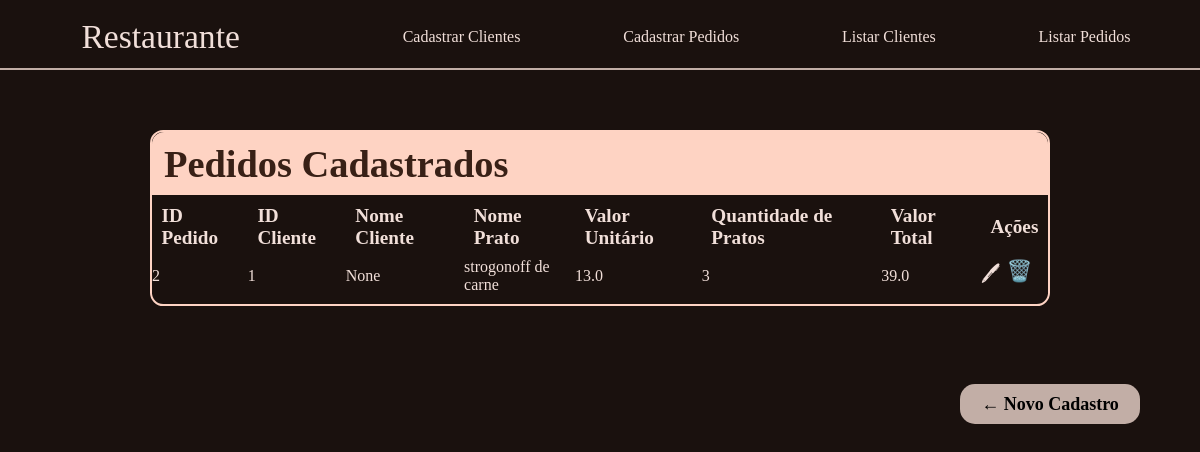
The page /listar-pedidos on the database as committed earlier.
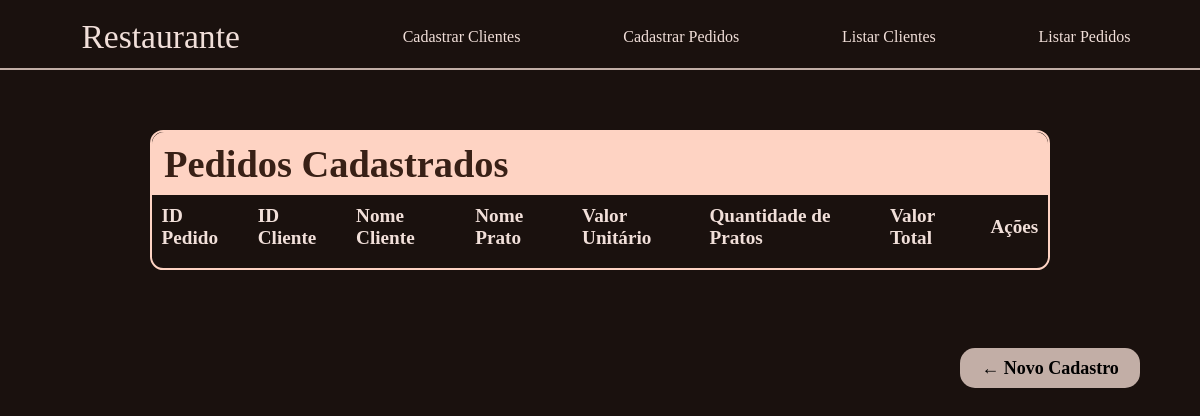
The same page on the database as committed later.
### tables this page shows
CREATE TABLE pedidos (
    id_pedido INTEGER PRIMARY KEY AUTOINCREMENT,
    id_cliente INTEGER,
    nome_prato TEXT NOT NULL,
    valor_unitario DOUBLE NOT NULL,
    qtd_pratos INTEGER NOT NULL,
    valor_total DOUBLE NOT NULL,
    FOREIGN KEY (id_cliente) REFERENCES clientes(id_cliente) ON DELETE CASCADE
    );

### app.py (the view)
@app.route('/listar-pedidos')
def listar_pedidos():
    conn = sqlite3.connect('restaurante.db')
    cursor = conn.cursor()
    query = '''
        SELECT p.id_pedido, p.id_cliente, c.nome, p.nome_prato, p.valor_unitario, p.qtd_pratos, p.valor_total
        FROM pedidos p
        LEFT JOIN clientes c ON c.id_cliente = p.id_cliente
        ORDER BY c.nome
    '''
    cursor.execute(query)
    pedidos = cursor.fetchall()
    conn.close()
    return render_template('listar_pedidos.html', pedidos = pedidos)

### templates/listar_pedidos.html (shortened to what this page needs)
<!DOCTYPE html>
<html lang="pt-BR">
<head>
    <link rel="stylesheet" href="{{ url_for('static', filename='style.css') }}">
</head>
<body>
    <header>
        <div class="cabecalho-navegacao">
            <nav>
                <div class="logo">
                    <a href="/">Restaurante</a>
                </div>
                <a href="/cliente" class="opcao-cabecalho">Cadastrar Clientes</a>
                <a href="/pedido" class="opcao-cabecalho">Cadastrar Pedidos</a>
                <a href="/listar-clientes" class="opcao-cabecalho">Listar Clientes</a>
                <a href="/listar-pedidos" class="opcao-cabecalho">Listar Pedidos</a>
            </nav>
        </div>
    </header>
    <main>
    <div class="bloco-formulario">
        <div class="cabecalho-formulario">
            <h1>Pedidos Cadastrados</h1>
        </div>
        <table>
            <thead>
                <tr>
                    <th>ID Pedido</th>
                    <th>ID Cliente</th>
                    <th>Nome Cliente</th>
                    <th>Nome Prato</th>
                    <th>Valor Unitário</th>
                    <th>Quantidade de Pratos</th>
                    <th>Valor Total</th>
                    <th>Ações</th>
                </tr>
            </thead>
            <tbody>
                {% for pedido in pedidos %}
                <tr>
                    <td>{{ pedido[0] }}</td>
                    <td>{{ pedido[1] }}</td>
                    <td>{{ pedido[2] }}</td>
                    <td>{{ pedido[3] }}</td>
                    <td>{{ pedido[4] }}</td>
                    <td>{{ pedido[5] }}</td>
                    <td>{{ pedido[6] }}</td>
                    <td>
                        <div class="coluna-acoes">
                            <a href="{{ url_for('editar_pedido', id_pedido=pedido[0]) }}">🖊</a>
                            <form method="post" action="{{ url_for('excluir_pedido', id_pedido=pedido[0]) }}">
                                <button class="excluir" type="submit" onclick="return confirm('Deseja excluir esse pedido?')">🗑️</button>
                            </form>
                        </div>
                    </td>
                </tr>
                {% endfor %}
            </tbody>
        </table>
    </div>
    <br>
    <a href="/pedido" class="novoCadastro">← Novo Cadastro</a>
    </main>
</body>
</html>

### static/style.css (style rules this page uses)
:root { --md-sys-color-primary: rgb(255 211 194); --md-sys-color-surface-tint: rgb(255 181 152); --md-sys-color-on-primary: rgb(71 22 1); --md-sys-color-primary-container: rgb(202 125 94); --md-sys-color-on-primary-container: rgb(0 0 0); --md-sys-color-secondary: rgb(254 211 195); --md-sys-color-on-secondary: rgb(56 32 22); --md-sys-color-secondary-container: rgb(173 137 123); --md-sys-color-on-secondary-container: rgb(0 0 0); --md-sys-color-tertiary: rgb(234 221 162); --md-sys-color-on-tertiary: rgb(44 38 0); --md-sys-color-tertiary-container: rgb(156 145 93); --md-sys-color-on-tertiary-container: rgb(0 0 0); --md-sys-color-error: rgb(255 210 204); --md-sys-color-on-error: rgb(84 0 3); --md-sys-color-error-container: rgb(255 84 73); --md-sys-color-on-error-container: rgb(0 0 0); --md-sys-color-background: rgb(26 17 14); --md-sys-color-on-background: rgb(241 223 217); --md-sys-color-surface: rgb(26 17 14); --md-sys-color-on-surface: rgb(255 255 255); --md-sys-color-surface-variant: rgb(83 67 62); --md-sys-color-on-surface-variant: rgb(238 216 208); --md-sys-color-outline: rgb(194 174 166); --md-sys-color-outline-variant: rgb(159 140 133); --md-sys-color-shadow: rgb(0 0 0); --md-sys-color-scrim: rgb(0 0 0); --md-sys-color-inverse-surface: rgb(241 223 217); --md-sys-color-inverse-on-surface: rgb(50 40 36); --md-sys-color-inverse-primary: rgb(115 55 29); --md-sys-color-primary-fixed: rgb(255 219 206); --md-sys-color-on-primary-fixed: rgb(38 7 0); --md-sys-color-primary-fixed-dim: rgb(255 181 152); --md-sys-color-on-primary-fixed-variant: rgb(92 38 13); --md-sys-color-secondary-fixed: rgb(255 219 206); --md-sys-color-on-secondary-fixed: rgb(32 12 4); --md-sys-color-secondary-fixed-dim: rgb(231 190 174); --md-sys-color-on-secondary-fixed-variant: rgb(74 48 37); --md-sys-color-tertiary-fixed: rgb(240 227 168); --md-sys-color-on-tertiary-fixed: rgb(21 17 0); --md-sys-color-tertiary-fixed-dim: rgb(212 199 142); --md-sys-color-on-tertiary-fixed-variant: rgb(62 54 11); --md-sys-color-surface-dim: rgb(26 17 14); --md-sys-color-surface-bright: rgb(77 66 62); --md-sys-color-surface-container-lowest: rgb(13 6 4); --md-sys-color-surface-container-low: rgb(37 28 24); --md-sys-color-surface-container: rgb(48 38 34); --md-sys-color-surface-container-high: rgb(59 48 44); --md-sys-color-surface-container-highest: rgb(70 59 55); }
*, *::before, *::after { box-sizing: border-box; margin: 0; padding: 0; background: var(--md-sys-color-background); }
body { color: var(--md-sys-color-on-background); }
.cabecalho-navegacao nav { display: flex; align-items: center; width: 100%; justify-content: space-around; padding-top: 1.5vw; padding-right: 1.5vw; padding-bottom: 1vw; border-bottom: 0.2vw solid var(--md-sys-color-outline); }
.logo { text-decoration: none; color: var(--md-sys-color-on-background); font-size: clamp(1.1rem, 2.8vw, 3rem); padding: 0 5vw 0 2.5vw; }
a { text-decoration: none; color: var(--md-sys-color-on-background); }
.bloco-formulario { position: relative; align-items: center; justify-content: center; border-radius: 1.1vw; border: var(--md-sys-color-secondary) 0.2vw solid; width: 75%; margin: 5vw auto; padding-bottom: 0.8vw; }
.cabecalho-formulario { top: 0; left: 0; width: 100%; font-size: clamp(1.25rem, 2.5vw, 2.5rem); font-weight: bold; border-radius: 1vw 1vw 0 0; padding: 0.8vw 1vw; background: var(--md-sys-color-secondary); }
.cabecalho-formulario h1 { background: var(--md-sys-color-secondary); color: var(--md-sys-color-on-secondary); text-align: left; margin-top: 0; }
table { width: 100%; border-collapse: collapse; }
thead tr { background-color: var(--md-sys-color-surface); font-size: clamp(0.9rem, 1.6vw, 1.4rem); font-weight: bold; }
thead th { text-align: left; padding: 0.8vw; }
.novoCadastro { display: flex; width: 15%; margin-bottom: 0.5vw; margin-left: 80%; padding: 0.8vw; background-color: var(--md-sys-color-outline); color: var(--md-sys-color-on-primary-container); font-size: clamp(0.9rem, 1.5vw, 1.3rem); font-weight: bold; border: none; border-radius: 15px; justify-content: center; align-items: center; cursor: pointer; }
h1 { font-size: clamp(1.5rem, 3.2vw, 3rem); text-align: center; margin-top: 2vw; }

Rows that differ between the two databases and show on the page:
removed pedidos: id_pedido "2", id_cliente "1", pedido "None", nome_prato "strogonoff de carne", valor_unitario "13.0", qtd_pratos "3", valor_total "39.0"
